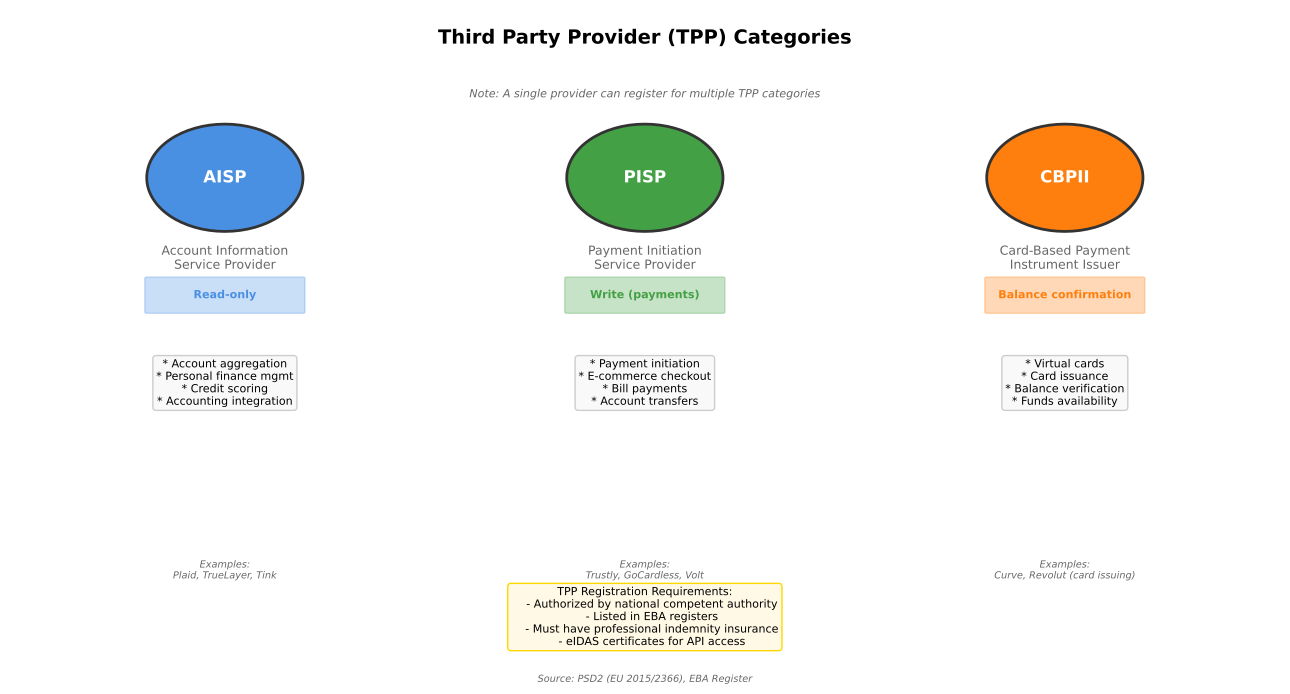

Recreate this plot in Python.
"""
Third Party Provider Categories
Shows the different types of TPPs under PSD2 regulation

Output: tpp_categories.pdf
Module: module_01_fintech
Lesson: 5 - Open Banking
"""

from pathlib import Path
import matplotlib.pyplot as plt
import matplotlib.patches as mpatches
import numpy as np

CHART_METADATA = {
    'title': 'Third Party Provider Categories',
    'module': 'module_01_fintech',
    'lesson': 5,
    'url': 'https://github.com/Digital-AI-Finance/digital-finance/tree/main/module_01_fintech/figures/tpp_categories'
}

plt.rcParams.update({
    'font.size': 10,
    'axes.labelsize': 10,
})

def create_chart():
    """Create TPP categories chart"""
    fig, ax = plt.subplots(figsize=(13, 7))
    ax.set_xlim(0, 13)
    ax.set_ylim(0, 10)
    ax.axis('off')

    # Title
    ax.text(6.5, 9.5, 'Third Party Provider (TPP) Categories',
           fontsize=14, fontweight='bold', ha='center')

    # Three main TPP types
    tpp_types = [
        {
            'name': 'AISP',
            'full': 'Account Information\nService Provider',
            'x': 2.2,
            'color': '#4A90E2',
            'access': 'Read-only',
            'services': ['Account aggregation', 'Personal finance mgmt',
                        'Credit scoring', 'Accounting integration'],
            'examples': 'Plaid, TrueLayer, Tink'
        },
        {
            'name': 'PISP',
            'full': 'Payment Initiation\nService Provider',
            'x': 6.5,
            'color': '#44A044',
            'access': 'Write (payments)',
            'services': ['Payment initiation', 'E-commerce checkout',
                        'Bill payments', 'Account transfers'],
            'examples': 'Trustly, GoCardless, Volt'
        },
        {
            'name': 'CBPII',
            'full': 'Card-Based Payment\nInstrument Issuer',
            'x': 10.8,
            'color': '#FF7F0E',
            'access': 'Balance confirmation',
            'services': ['Virtual cards', 'Card issuance',
                        'Balance verification', 'Funds availability'],
            'examples': 'Curve, Revolut (card issuing)'
        }
    ]

    for tpp in tpp_types:
        x = tpp['x']

        # Header circle
        circle = mpatches.Circle((x, 7.5), 0.8, facecolor=tpp['color'],
                                  edgecolor='#333333', lw=2)
        ax.add_patch(circle)
        ax.text(x, 7.5, tpp['name'], ha='center', va='center', fontsize=12,
               fontweight='bold', color='white')

        # Full name
        ax.text(x, 6.3, tpp['full'], ha='center', va='center', fontsize=9,
               color='#666666')

        # Access type badge
        badge = mpatches.FancyBboxPatch((x-0.8, 5.5), 1.6, 0.5, boxstyle='round,pad=0.02',
                                         facecolor=tpp['color'], alpha=0.3, edgecolor=tpp['color'])
        ax.add_patch(badge)
        ax.text(x, 5.75, tpp['access'], ha='center', va='center', fontsize=8,
               fontweight='bold', color=tpp['color'])

        # Services box
        services_text = '\n'.join([f'* {s}' for s in tpp['services']])
        ax.text(x, 4.8, services_text, ha='center', va='top', fontsize=8,
               bbox=dict(boxstyle='round', facecolor='#F9F9F9', edgecolor='#CCCCCC'))

        # Examples
        ax.text(x, 1.8, f"Examples:\n{tpp['examples']}", ha='center', va='top',
               fontsize=7, style='italic', color='#666666')

    # Registration requirements box
    requirements = """TPP Registration Requirements:
    - Authorized by national competent authority
    - Listed in EBA registers
    - Must have professional indemnity insurance
    - eIDAS certificates for API access"""

    ax.text(6.5, 0.5, requirements, fontsize=8, ha='center', va='bottom',
           bbox=dict(boxstyle='round', facecolor='#FFF9E6', edgecolor='#FFD700'))

    # Combination note
    ax.text(6.5, 8.7, 'Note: A single provider can register for multiple TPP categories',
           fontsize=8, ha='center', style='italic', color='#666666')

    # Source
    fig.text(0.5, 0.02, 'Source: PSD2 (EU 2015/2366), EBA Register',
            fontsize=7, ha='center', style='italic', color='#666666')

    plt.tight_layout()

    output_path = Path(__file__).parent / 'tpp_categories.pdf'
    plt.savefig(output_path, format='pdf', dpi=300, bbox_inches='tight')
    plt.close()
    print(f"Chart saved to: {output_path}")
    return output_path

if __name__ == '__main__':
    create_chart()
